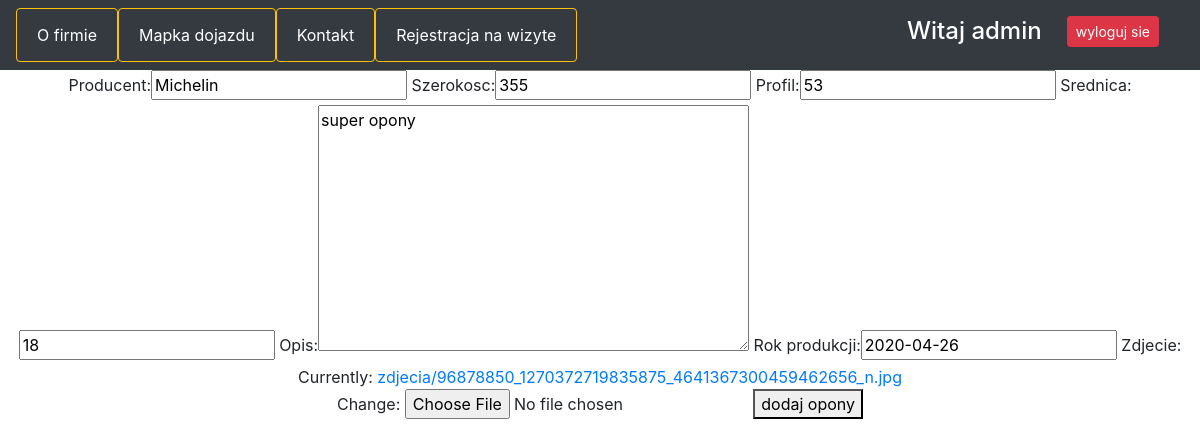
/opony/edytuj/1 (signed in), run on an earlier commit of the app's database.
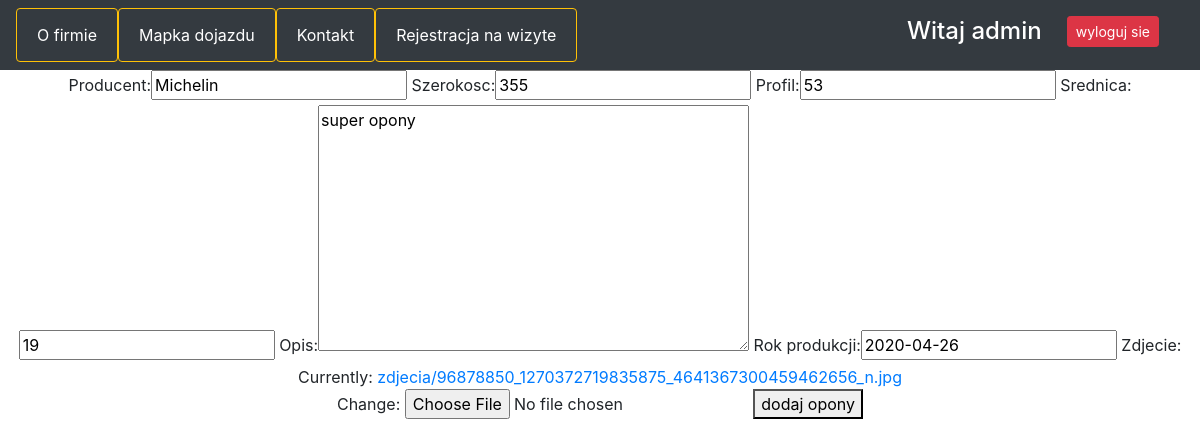
And on a later commit of the database.
### wulkanizacjaweb/models.py (models this page shows, shortened)
class Opony(models.Model):
    producent = models.CharField(max_length=32, blank=False)
    szerokosc = models.PositiveSmallIntegerField(default=0)
    profil = models.PositiveSmallIntegerField(default=0)
    srednica = models.PositiveSmallIntegerField(default=0)
    opis = models.TextField(blank=True, default="")
    rok_produkcji = models.DateField(default=2000)
    zdjecie = models.ImageField(upload_to="../moje_zdjecia/zdjecia/", null=False, blank=False)

### wulkanizacjaweb/views.py (the view)
# urls.py: path('edytuj/<int:id>', edytuj_opone, name="edytuj_opone"),
@login_required
def edytuj_opone(request, id):
     opona = get_object_or_404(Opony,  pk=id)
     form = OponaForm(request.POST or None, request.FILES or None, instance=opona)
     if form.is_valid():
          form.save()
          return redirect(wszystkie_opony)
     return render(request, 'opona_form.html', {'form': form})

### wulkanizacjaweb/forms.py
class OponaForm(ModelForm):
    class Meta:
        model = Opony
        fields = ['producent', 'szerokosc','profil','srednica','opis','rok_produkcji', 'zdjecie']

### templates/opona_form.html (shortened to what this page needs)
{% include "navbar.html" %}
<body>
<div style="text-align: center;">
    <form method="post" enctype="multipart/form-data">
        {{form}}
        <button type="submit">dodaj opony</button>
    </form>
</body>

What changed in the data, as far as the page shows it:
changed Opony "Michelin": srednica "18" → "19"
